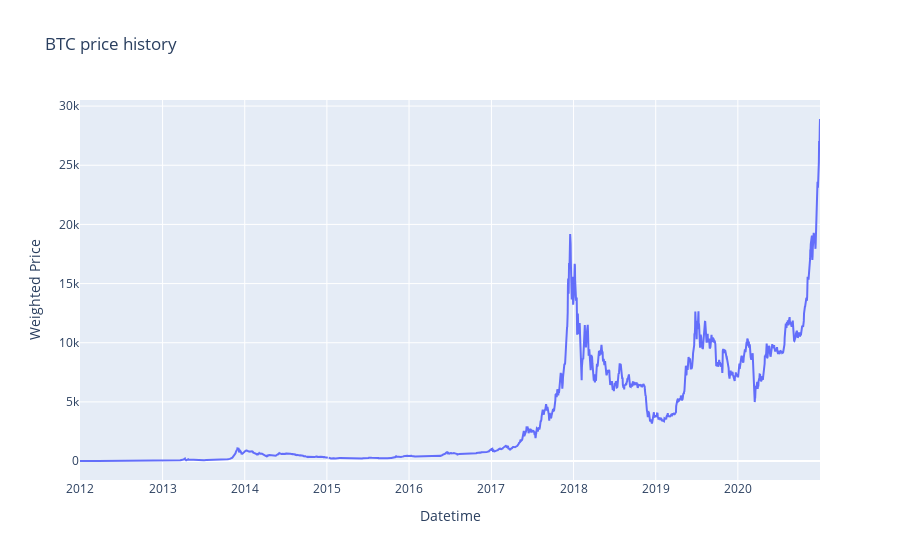

Notebook cell for this chart:
### Code cell
fig = go.Figure()
fig.add_trace(go.Scatter(x=daily_data.index, y=daily_data['Weighted_Price'], name='Weighted Price'))
fig.update_layout(title="BTC price history", xaxis_title="Datetime", yaxis_title="Weighted Price")
fig.show()

btc_data = daily_data.copy()[['Weighted_Price']]
print(btc_data.describe())

### Figure 1 — Plotly figure (JSON) as saved in the notebook; plotly's stock layout.template omitted (floating-point values rounded to 4 significant figures; data arrays with more than 128 entries replaced by an {"elided": "..."} marker saying what was removed)
{"data": [{"name": "Weighted Price", "type": "scatter", "x": {"elided": "3289 str values"}, "y": {"elided": "3289 float values"}}], "layout": {"title": {"text": "BTC price history"}, "xaxis": {"title": {"text": "Datetime"}}, "yaxis": {"title": {"text": "Weighted Price"}}}}
